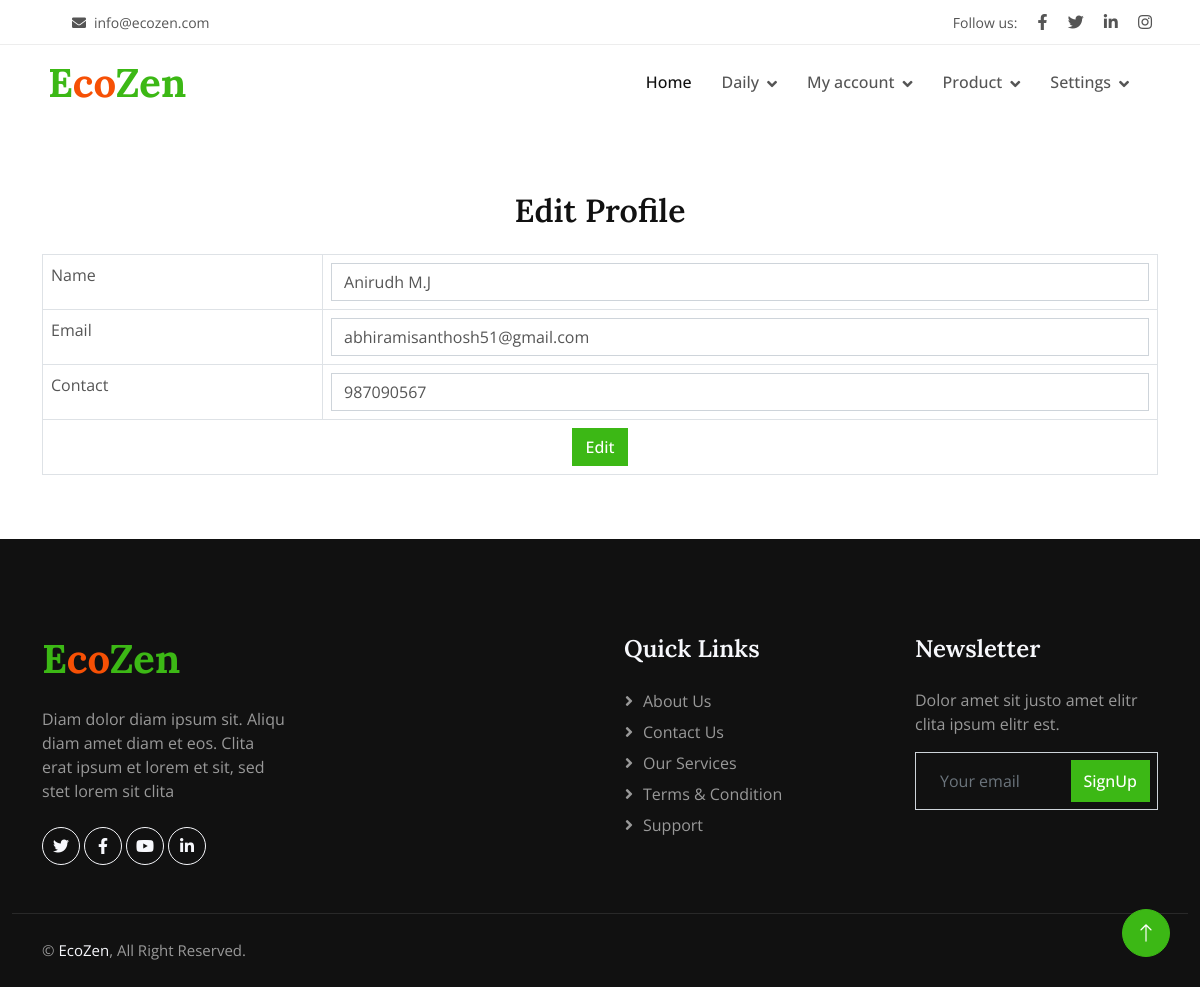
The app's page /Project/Seller/Editprofile.php (signed in) with its own data.
### tables this page shows
CREATE TABLE `tbl_seller` (
  `seller_id` int(11) NOT NULL,
  `seller_name` varchar(60) NOT NULL,
  `seller_contact` varchar(60) NOT NULL,
  `seller_email` varchar(100) NOT NULL,
  `seller_proof` varchar(60) NOT NULL,
  `seller_status` int(11) NOT NULL DEFAULT 0,
  `place_id` int(11) NOT NULL,
  `seller_gender` varchar(60) NOT NULL,
  `seller_image` varchar(60) NOT NULL,
  `seller_password` varchar(60) NOT NULL,
  `seller_address` varchar(1000) NOT NULL
);

### Project/Seller/Editprofile.php (the view, shortened to what this page needs)
<?php
include("../Assets/Connection/Connection.php");
include("Head.php");
$selSeller = "SELECT * FROM tbl_seller s
               INNER JOIN tbl_place p ON s.place_id = p.place_id
               INNER JOIN tbl_district d ON d.district_id = p.district_id
               WHERE s.seller_id = '".$_SESSION['sid']."'";
$seller = $con->query($selSeller);
$Sellerdata = $seller->fetch_assoc();
?>
<div class="container mt-5">
    <h2 class="text-center mb-4">Edit Profile</h2>
    <form action="" method="POST">
        <div class="table-responsive">
            <table class="table table-bordered table-hover">
                <tr>
                    <td>Name</td>
                    <td>
                        <input type="text" name="txtname" class="form-control" value="<?php echo $Sellerdata['seller_name']; ?>" required />
                    </td>
                </tr>
                <tr>
                    <td>Email</td>
                    <td>
                        <input type="email" name="txtemail" class="form-control" value="<?php echo $Sellerdata['seller_email']; ?>" required />
                    </td>
                </tr>
                <tr>
                    <td>Contact</td>
                    <td>
                        <input type="text" name="txtcontact" class="form-control" value="<?php echo $Sellerdata['seller_contact']; ?>" required />
                    </td>
                </tr>
                <tr>
                    <td colspan="2" class="text-center">
                        <input name="btnsubmit" type="submit" value="Edit" class="btn btn-primary" />
                    </td>
                </tr>
            </table>
        </div>
    </form>
</div>
<?php
include("Foot.php");
?>

### Project/Assets/Templates/Main/css/style.css (style rules this page uses)
:root { --primary: #3CB815; --secondary: #F65005; --light: #F7F8FC; --dark: #111111; }
.btn { font-weight: 500; transition: .5s; }
.btn.btn-primary, .btn.btn-secondary, .btn.btn-outline-primary:hover, .btn.btn-outline-secondary:hover { color: #FFFFFF; }

### records on screen
tbl_seller: txtname "Anirudh M.J", txtemail "abhiramisanthosh51@gmail.com", txtcontact "987090567"
